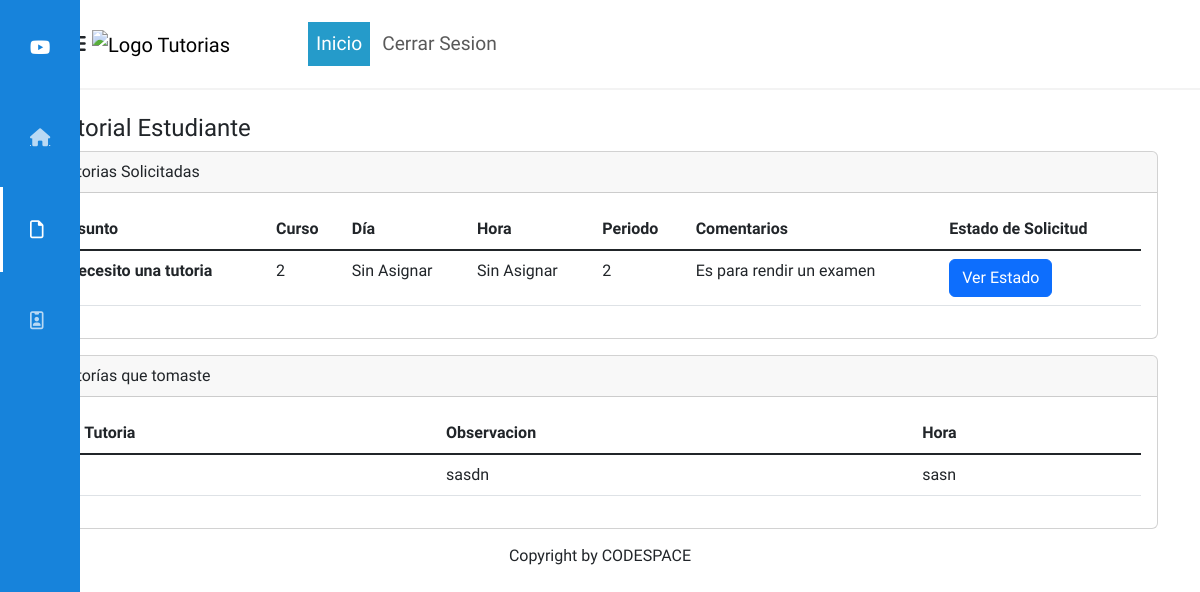
The app's page /login/historialEstudiante.php (signed in) with its own data.
### tables this page shows
CREATE TABLE `solicitudtutoria` (
  `idSolicitud` int(11) NOT NULL,
  `asunto` varchar(255) NOT NULL,
  `CI` varchar(9) NOT NULL,
  `curso` varchar(255) NOT NULL,
  `periodo` varchar(255) NOT NULL,
  `comentarios` varchar(255) NOT NULL
);

### login/historialEstudiante.php (the view, shortened to what this page needs)
<?php
require_once("C:/xampp/htdocs/login/view/head/head.php");
?>
<nav class="navbar navbar-expand-lg bg-body-tertiary">
    <div class="container">
        <div class="menu__side veri verido" id="menu_side">
            <div class="name__page">
                <i class="fab fa-youtube"></i>
                <h4>Ututorias</h4>
            </div>
            <div class="options__menu">
                <a href="estudiante.php">
                    <div class="option">
                        <i class="fas fa-home" title="Inicio"></i>
                        <h4>Tutorias</h4>
                    </div>
                </a>
                <a href="#" class="selected">
                    <div class="option">
                        <i class="far fa-file" title="Historial"></i>
                        <h4>Historial de Solicitudes</h4>
                    </div>
                </a>
                <a href="micuentaEstudiante.php">
                    <div class="option">
                        <i class="far fa-id-badge" title="Cuenta"></i>
                        <h4>Mi Cuenta</h4>
                    </div>
                </a>
            </div>
        </div>
        <a class="navbar-brand" href="/login/index.php">
            <img class="logoutu"
                src="https://www.utu.edu.uy/sites/www.utu.edu.uy/files/utu/recursos/LOGO-ANEP-DGETP---2021-Fondo-Transparente.png"
                alt="Logo Tutorias">
        </a>
        <div class="collapse navbar-collapse" id="navbarSupportedContent">
            <ul class="navbar-nav me-auto mb-2 mb-lg-0">
                <li class="nav-item">
                    <a class="nav-link active" aria-current="page" href="/login/index.php">Inicio</a>
                </li>
                <li class="nav-item nav-item2">
                    <a class="nav-link" href="cerrar.php">Cerrar Sesion</a>
                </li>
            </ul>
        </div>
    </div>
</nav>
<br>
<div class="container">
    <div class="row">
        <div class="col-12">
            <h4>Historial Estudiante</h4>
        </div>
        <div class="col-12">
            <div class="card">
                <div class="card-header">
                    Tutorias Solicitadas
                </div>
                <div class="card-body">
                    <table class="table">
                        <thead>
                            <tr>
                                <th scope="col">Asunto</th>
                                <th scope="col">Curso</th>
                                <th scope="col">Día</th>
                                <th scope="col">Hora</th>
                                <th scope="col">Periodo</th>
                                <th scope="col">Comentarios</th>
                                <th scope="col">Estado de Solicitud</th>
                            </tr>
                        </thead>
                        <tbody class="table-group-divider">
                            <?php
                            $conexion = new mysqli("localhost", "root", "", "tutoria");
                            $ci = $_SESSION["ci"];
                            $query = "SELECT * FROM solicitudTutoria WHERE CI = '$ci'";
                            $result = mysqli_query($conexion, $query);
                            if ($result) {
                                while ($row = mysqli_fetch_assoc($result)) {
                                    echo "<tr>";
                                    echo "<th scope='row'>" . $row['asunto'] . "</th>";
                                    echo "<td>" . $row['curso'] . "</td>";
                                    echo "<td>" . "Sin Asignar" . "</td>";
                                    echo "<td>" . "Sin Asignar" . "</td>";
                                    echo "<td>" . $row['periodo'] . "</td>";
                                    echo "<td>" . $row['comentarios'] . "</td>";
                                    echo "<td><a class='btn btn-primary' href='#' role='button'>Ver Estado</a></td>";
                                    echo "</tr>";
                                }
                            } else {
                                echo "Error en la consulta: " . mysqli_error($conexion);
                            }
                            ?>
                        </tbody>
                    </table>
                </div>
            </div>
        </div>
        <h1 class="p-1"></h1>
        <?php
        $servername = "localhost";
        $username = "root";
        $password = "";
        $dbname = "tutoria";
        $conn = new mysqli($servername, $username, $password, $dbname);
        $ci = $_SESSION["ci"];
        $sql = "SELECT DISTINCT id_tutoria, observaciones, horaTutoria FROM alumnos_tutoria WHERE id_alumno = '$ci' GROUP BY id_tutoria";
        $result = $conn->query($sql);
        ?>
        <div class="col-12">
            <div class="card ">
                <div class="card-header">
                    Tutorías que tomaste
                </div>
                <div class="card-body">
                    <table class="table">
                        <thead>
                            <tr>
                                <th scope="col">Id Tutoria</th>
                                <th scope="col">Observacion</th>
                                <th scope="col">Hora</th>
                            </tr>
                        </thead>
                        <tbody class="table-group-divider">
                            <?php
                            if ($result->num_rows > 0) {
                                while ($row = $result->fetch_assoc()) {
                                    echo "<tr>";
                                    echo "<th scope='row'>" . $row["id_tutoria"] . "</th>";
                                    echo "<td>" . $row["observaciones"] . "</td>";
                                    echo "<td>" . $row["horaTutoria"] . "</td>";
                                    echo "</tr>";
                                }
                            } else {
                                echo "<tr><td colspan='3'>No has tomado ninguna tutoría.</td></tr>";
                            }
                            ?>
                        </tbody>
                    </table>
                </div>
            </div>
        </div>
    </div>
</div>
<?php
require_once("C:/xampp/htdocs/login/view/head/footer.php");
?>

### login/asset/css/style.css (style rules this page uses)
* { font-family: 'Geologica', sans-serif; text-decoration: none; margin: 0; padding: 0; box-sizing: border-box; }
nav.navbar.navbar-expand-lg.bg-body-tertiary { background: #fff !important; border-bottom: 2px solid #f3f3f3; height: 90px; width: auto; }
.logoutu { width: 316px; }
li.nav-item { font-size: 1.2rem; padding: 0 2px; }
a.nav-link.active { background-color: #259bca; color: #fff !important; }
ul.navbar-nav.me-auto.mb-2.mb-lg-0 { padding: 0 20px; }
div#navbarSupportedContent { margin-left: 40px; }
.menu__side { width: 80px; height: 100%; background: #1783db; position: fixed; top: 0; left: 0; color: white; font-size: 18px; z-index: 300; overflow: hidden; overflow-y: scroll; border-right: 20px solid #1783db; transition: all 300ms cubic-bezier(0.785, 0.135, 0.15, 0.86); }
.menu__side { -ms-overflow-style: none; scrollbar-width: none; }
.name__page { padding: 20px 30px; display: flex; align-items: center; margin-top: 10px; }
.name__page i { width: 20px; margin-right: 20px; }
.options__menu { padding: 20px 30px; position: absolute; top: 80px; }
.options__menu a { color: #ffffffb2; cursor: default; display: block; position: relative; transition: color 300ms; }
.options__menu .option { padding: 20px 0px; display: flex; align-items: center; position: relative; }
.options__menu .option i { width: 20px; margin-right: 20px; cursor: pointer; }
.options__menu .option h4 { font-weight: 300; cursor: pointer; }
a.selected { color: #fff; }
.selected:before { content: ''; width: 3px; height: 80%; background: white; position: absolute; top: 10%; left: -30px; }

### records on screen
solicitudtutoria: asunto "Necesito una tutoria", curso "2", periodo "2", comentarios "Es para rendir un examen"

### other values on screen
$row["observaciones"] "sasdn"
$row["horaTutoria"] "sasn"
